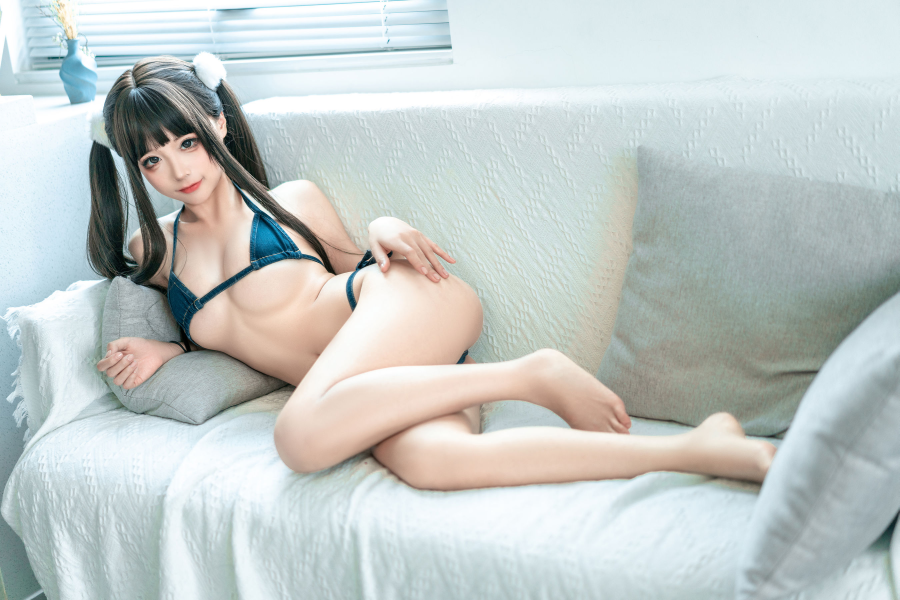
#> input picture opencv_new_231114/train_231118/chun.jpg, 2698 x 1800 px (shown at 1/3 size)
$ python '图像的深浅拷贝.py'
#> lines starting #> are read from the running program, lines starting #| are printed output that depends on the picture
"""
Mat(图片)由hander和data构成
所谓浅拷贝只拷贝了header没有拷贝data,s使得data公用：所以更改cat_1_copy会影响cat_1
默认浅拷贝cat_1_copy = cat_1

深拷贝 拷贝data
cat_2_copy = np.copy(cat_2)
所以更改拷贝后的不会影响拷贝前的
"""


import cv2
import numpy as np

cat_1 = cv2.imread('./chun.jpg')
#> cat_1 is the input picture: shape (1800, 2698, 3); mean B, G, R 200, 201.8, 194.5
print(cat_1.shape)
#| (1800, 2698, 3)
cat_2 = cv2.imread('./chun_2.jpg')
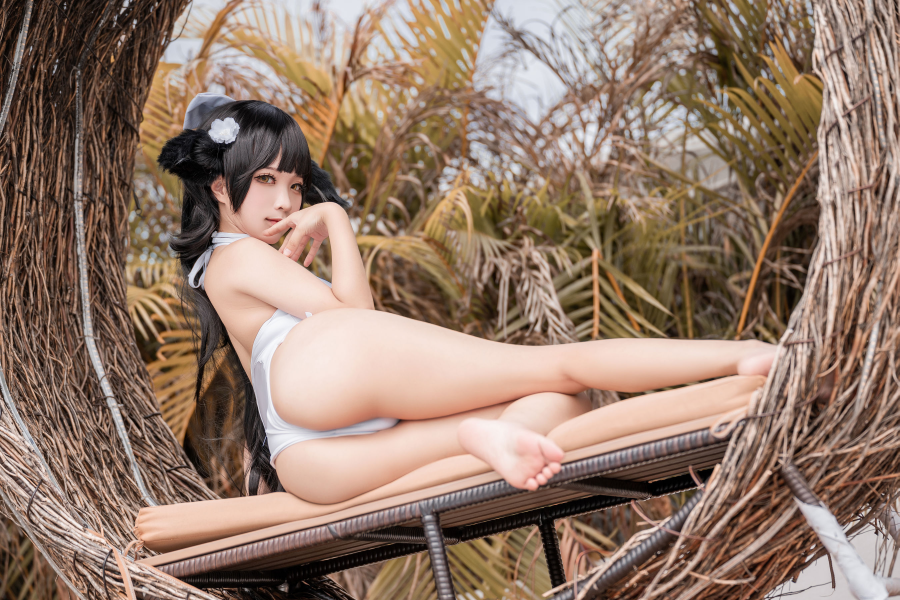
#> input picture opencv_new_231114/train_231118/chun_2.jpg, 2698 x 1800 px (shown at 1/3 size)
#> cat_2 is the input picture: shape (1800, 2698, 3); mean B, G, R 106.7, 122.4, 146.9
print(cat_2.shape)
#| (1800, 2698, 3)

img = cv2.resize(cat_1, None,fx=0.2,fy=0.2,interpolation=cv2.INTER_LINEAR)
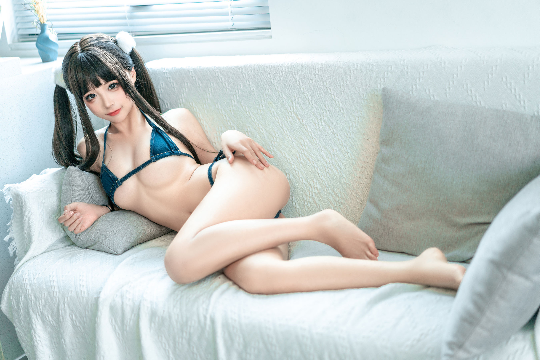
#> img: shape (360, 540, 3); mean B, G, R 200, 201.8, 194.5
img_2 = cv2.resize(cat_2, None,fx=0.2,fy=0.2,interpolation=cv2.INTER_LINEAR)
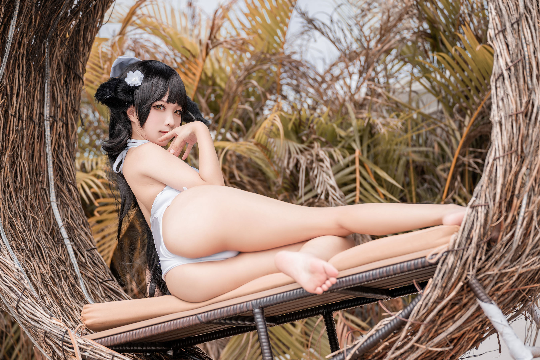
#> img_2: shape (360, 540, 3); mean B, G, R 106.7, 122.4, 146.9
print(img.shape, img_2.shape)
#| (360, 540, 3) (360, 540, 3)

cat_1_copy = cat_1
print('cat_1_copy',cat_1_copy.shape)
#| cat_1_copy (1800, 2698, 3)
# 浅拷贝
cat_1_copy[0:100,0:100] = (0,0,255)
cv2.imshow('cat_1_copy_1', cat_1_copy)
cv2.imshow('cat_1', cat_1)

#深拷贝
cat_2_copy = np.copy(cat_2)
cat_2_copy[0:100,0:100] = (0,255,0)
cv2.imshow('cat_2_copy', cat_2_copy)
cv2.imshow('cat_2', cat_2)


while True:
    # cv2.imshow('img',img)
    # cv2.imshow('img_2', img_2)

    if cv2.waitKey(1) & 0xff == ord('q'):
#> (key q is pressed here)
        break

cv2.destroyAllWindows()
